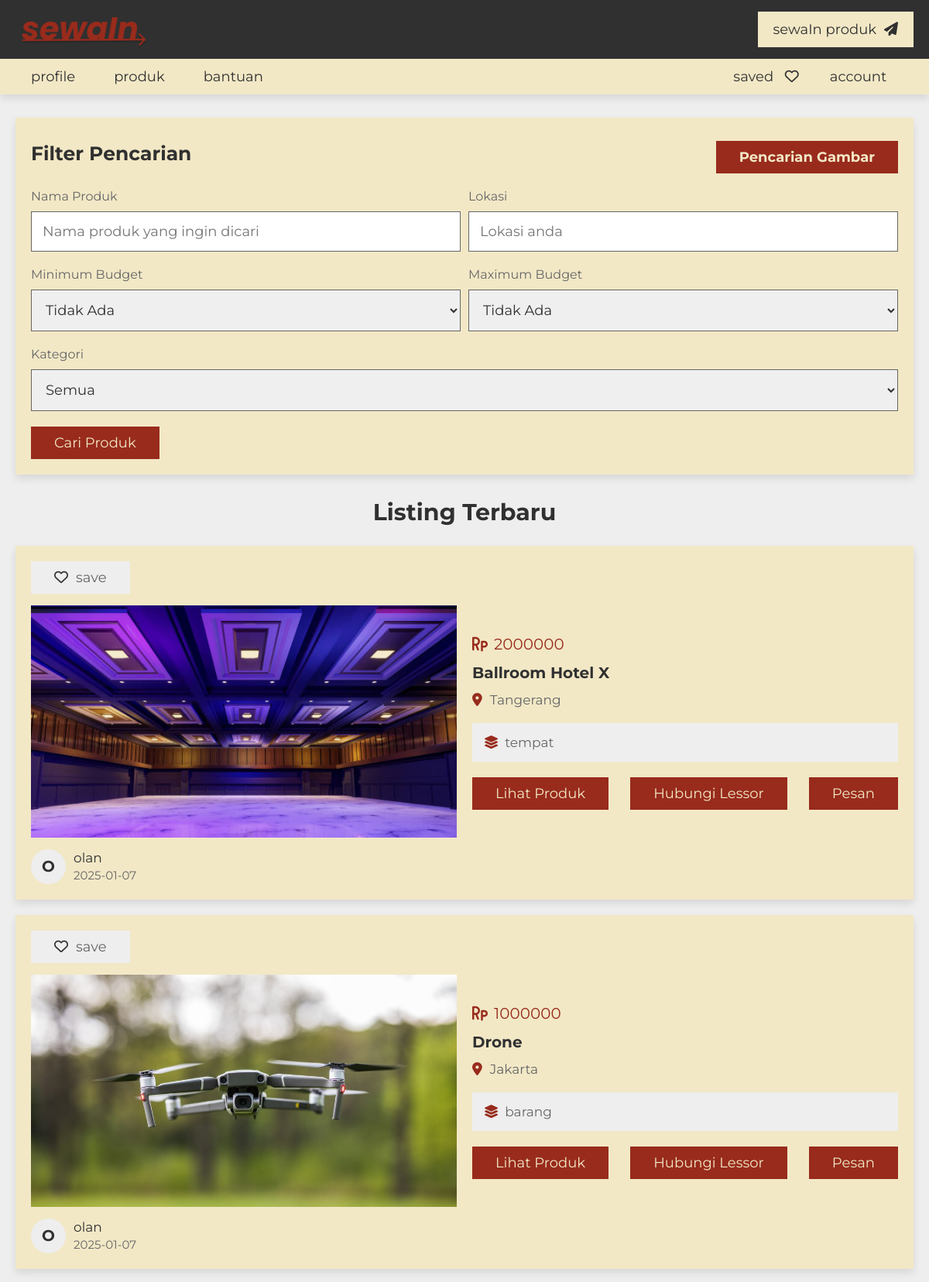
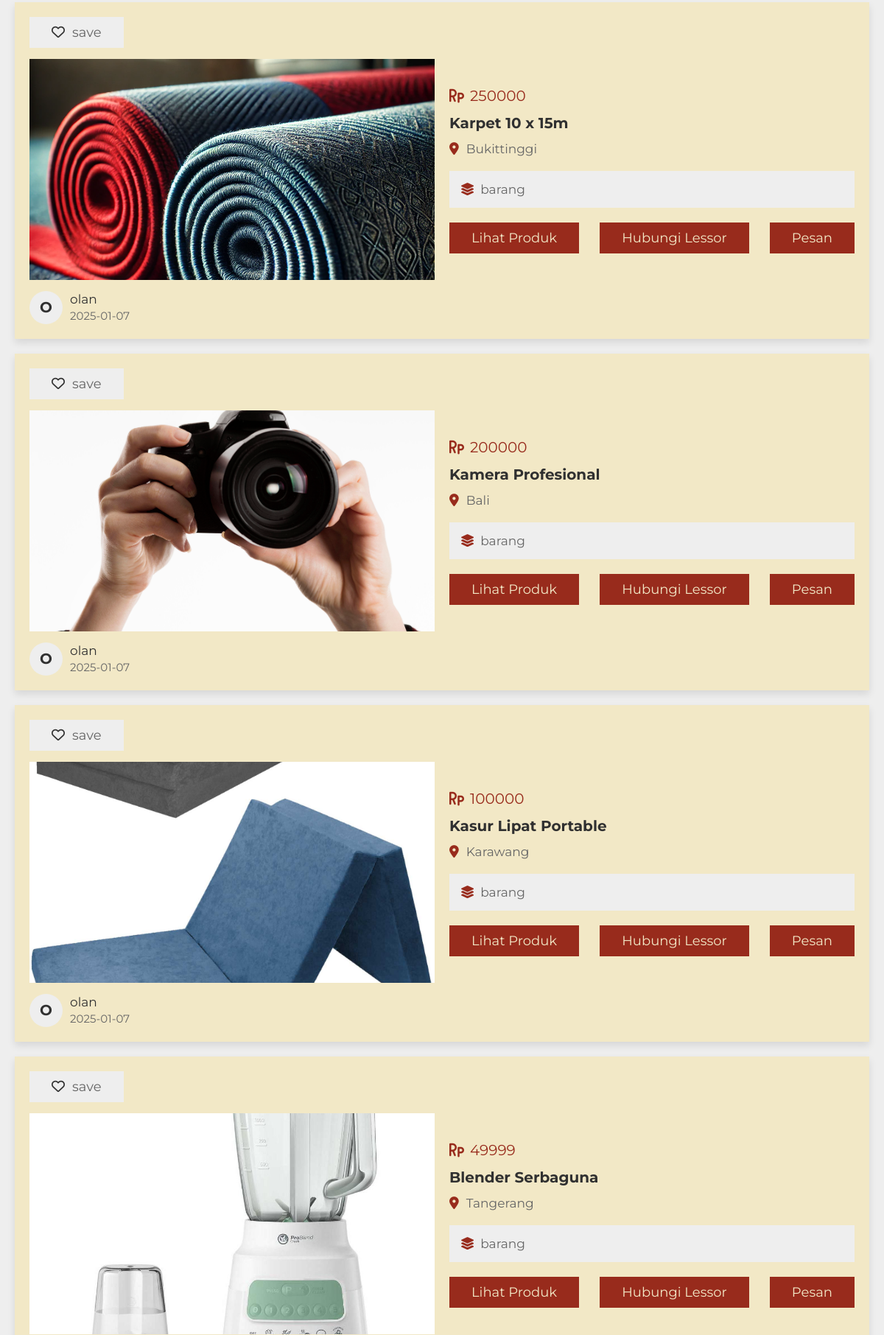
Page /project/search.php (upper part) on the committed database (2 pictures, top to bottom).
### tables this page shows
CREATE TABLE `product` (
  `id` int(20) NOT NULL,
  `user_id` int(20) NOT NULL,
  `product_name` varchar(50) NOT NULL,
  `address` varchar(300) NOT NULL,
  `price` varchar(10) NOT NULL,
  `type` varchar(10) NOT NULL,
  `category` varchar(50) NOT NULL,
  `sub_category` varchar(50) NOT NULL,
  `specific_category` varchar(50) NOT NULL,
  `image_01` varchar(50) NOT NULL,
  `image_02` varchar(50) NOT NULL,
  `image_03` varchar(50) NOT NULL,
  `image_04` varchar(50) NOT NULL,
  `image_05` varchar(50) NOT NULL,
  `description` varchar(1000) NOT NULL,
  `date` date NOT NULL DEFAULT current_timestamp(),
  `click_count` int(11) DEFAULT 0
);

CREATE TABLE `users` (
  `id` int(20) NOT NULL,
  `name` varchar(50) NOT NULL,
  `number` varchar(13) NOT NULL,
  `email` varchar(50) NOT NULL,
  `password` varchar(50) NOT NULL,
  `profile_pic` varchar(255) DEFAULT NULL
);

### project/search.php (the view, shortened to what this page needs)
<?php
include 'components/connect.php';
if(isset($_COOKIE['user_id'])){
   $user_id = $_COOKIE['user_id'];
}else{
   $user_id = '';
}
?>
<!DOCTYPE html>
<html lang="en">
<head>
   <link rel="stylesheet" href="https://cdnjs.cloudflare.com/ajax/libs/font-awesome/6.2.0/css/all.min.css">
   <link rel="stylesheet" href="css/style.css">
</head>
<body>
<?php include 'components/user_header.php'; ?>
<section class="filters" style="padding-bottom: 0;">
   <form action="" method="post">
      <h3 style="display: flex; justify-content: space-between; align-items: center;">
         Filter Pencarian
         <a href="searching_image.php" class="btn">Pencarian Gambar</a>
      </h3>
         <div class="flex">
            <div class="box">
               <p>Nama Produk</p>
               <input type="text" name="product_name" maxlength="100" placeholder="Nama produk yang ingin dicari" class="input">
            </div>
            <div class="box">
               <p>Lokasi</p>
               <input type="text" name="location" maxlength="50" placeholder="Lokasi anda" class="input">
            </div>
            <div class="box">
               <p>Minimum Budget</p>
               <select name="min" class="input">
                  <option value="">Tidak Ada</option>
               </select>
            </div>
            <div class="box">
               <p>Maximum Budget</p>
               <select name="max" class="input">
                  <option value="">Tidak Ada</option>
               </select>
            </div>
            <div class="box">
               <p>Kategori</p>
               <select name="type" class="input">
                  <option value="">Semua</option>
               </select>
            </div>
         </div>
         <input type="submit" value="Cari Produk" name="filter_search" class="btn">
   </form>
</section>
<?php
$query = "SELECT * FROM `product` WHERE 1=1";
$params = [];
if(isset($_POST['filter_search'])){
   if(!empty($_POST['product_name'])) {
      $product_name = filter_var($_POST['product_name'], FILTER_SANITIZE_STRING);
      $query .= " AND product_name LIKE ?";
      $params[] = "%$product_name%";
   }
   if(!empty($_POST['location'])) {
      $location = filter_var($_POST['location'], FILTER_SANITIZE_STRING);
      $query .= " AND address LIKE ?";
      $params[] = "%$location%";
   }
   if(!empty($_POST['type'])) {
      $type = filter_var($_POST['type'], FILTER_SANITIZE_STRING);
      $query .= " AND type = ?";
      $params[] = $type;
   }
   if(!empty($_POST['min'])) {
      $min = filter_var($_POST['min'], FILTER_SANITIZE_STRING);
      $query .= " AND price >= ?";
      $params[] = $min;
   }
   if(!empty($_POST['max'])) {
      $max = filter_var($_POST['max'], FILTER_SANITIZE_STRING);
      $query .= " AND price <= ?";
      $params[] = $max;
   }
   $query .= " ORDER BY date DESC";
} else {
   $query .= " ORDER BY date DESC LIMIT 6";
}
$select_properties = $conn->prepare($query);
$select_properties->execute($params);
?>
<section class="listings">
   <?php
      if(isset($_POST['filter_search'])){
         echo '<h1 class="heading">Hasil Pencarian</h1>';
      }else{
         echo '<h1 class="heading">Listing Terbaru</h1>';
      }
   ?>
   <div class="box-container">
      <?php
         if($select_properties->rowCount() > 0){
            while($fetch_product = $select_properties->fetch(PDO::FETCH_ASSOC)){
               $select_user = $conn->prepare("SELECT * FROM `users` WHERE id = ?");
               $select_user->execute([$fetch_product['user_id']]);
               $fetch_user = $select_user->fetch(PDO::FETCH_ASSOC);
      ?>
      <form action="" method="POST">
         <div class="box">
            <?php
               $select_saved = $conn->prepare("SELECT * FROM `saved` WHERE product_id = ? and user_id = ?");
               $select_saved->execute([$fetch_product['id'], $user_id]);
               if($select_saved->rowCount() > 0){
            ?>
            <button type="submit" name="save" class="save"><i class="fas fa-heart"></i><span>saved</span></button>
            <?php
               }else{
            ?>
            <button type="submit" name="save" class="save"><i class="far fa-heart"></i><span>save</span></button>
            <?php
               }
            ?>
            <div class="thumb">
               <img src="uploaded_files/<?= $fetch_product['image_01']; ?>" alt="">
            </div>
            <div class="admin">
               <h3><?= substr($fetch_user['name'], 0, 1); ?></h3>
               <div>
                  <p><?= $fetch_user['name']; ?></p>
                  <span><?= $fetch_product['date']; ?></span>
               </div>
            </div>
         </div>
         <div class="box">
            <div class="price"><i class="fas fa-rupiah-sign"></i><span><?= $fetch_product['price']; ?></span></div>
            <h3 class="name"><?= $fetch_product['product_name']; ?></h3>
            <p class="location"><i class="fas fa-map-marker-alt"></i><span><?= $fetch_product['address']; ?></span></p>
            <div class="flex">
               <p><i class="fas fa-layer-group"></i><span><?= $fetch_product['type']; ?></span></p>
            </div>
            <div class="flex-btn">
               <a href="view_product.php?get_id=<?= $fetch_product['id']; ?>" class="btn">Lihat Produk</a>
               <a href="tel:<?= $fetch_user['number']; ?>" class="btn">Hubungi Lessor</a>
               <input type="submit" value="Pesan" name="send" class="btn">
            </div>
         </div>
      </form>
      <?php
         }
      }else{
         echo '<p class="empty">Tidak ada hasil ditemukan!</p>';
      }
      ?>
   </div>
</section>
</body>
</html>

### project/css/style.css (style rules this page uses)
:root { --main-color:#982B1C; --light-color:#666; --light-bg:#eee; --white:#F2E8C6; --black:#303030; --border:.1rem solid var(--light-color); --box-shadow:0 .5rem 1rem rgba(0,0,0,.1); }
* { font-family: 'Montserrat', sans-serif; margin: 0; padding: 0; box-sizing: border-box; outline: none; border: none; text-decoration: none; }
html { font-size: 62.5%; overflow-x: hidden; scroll-behavior: smooth; scroll-padding-top: 10rem; }
body { background-color: var(--light-bg); min-height: 100vh; margin: 0; }
section { padding: 3rem 2rem; max-width: 1200px; margin: 0 auto; }
.heading { text-align: center; padding-bottom: 2.5rem; font-size: 3rem; color: var(--black); text-transform: capitalize; }
.btn, .inline-btn { margin-top: 1rem; padding: 1rem 3rem; background-color: var(--main-color); color: var(--white); cursor: pointer; text-align: center; font-size: 1.8rem; text-transform: capitalize; }
.btn { display: block; width: fit-content; }
.flex-btn { display: flex; gap: 1rem; justify-content: space-between; align-items: flex-end; }
.listings .box-container { display: grid; row-gap: 2rem; }
.listings .box-container form { background-color: var(--white); box-shadow: var(--box-shadow); padding: 2rem; display: flex; gap: 2rem; flex-wrap: wrap; align-items: center; }
.listings .box-container form .box { flex: 1 1 40rem; overflow-x: hidden; }
.listings .box-container form .box .thumb { height: 30rem; position: relative; margin: 1.5rem 0; }
.listings .box-container form .box .thumb img { height: 100%; width: 100%; object-fit: cover; }
.listings .box-container form .box .save { padding: 1rem 3rem; background-color: var(--light-bg); font-size: 1.8rem; cursor: pointer; }
.listings .box-container form .box .save i { margin-right: 1rem; color: var(--black); }
.listings .box-container form .box .save span { color: var(--light-color); }
.listings .box-container form .box .admin { display: flex; align-items: center; gap: 1rem; }
.listings .box-container form .box .admin h3 { height: 4.5rem; line-height: 4.4rem; width: 4.5rem; border-radius: 50%; font-size: 2rem; color: var(--black); background-color: var(--light-bg); text-align:center; text-transform: uppercase; }
.listings .box-container form .box .admin p { padding-bottom: .3rem; color: var(--black); font-size: 1.7rem; }
.listings .box-container form .box .admin span { color: var(--light-color); font-size: 1.5rem; }
.listings .box-container form .box .price { font-size: 2rem; color: var(--main-color); }
.listings .box-container form .box .price i { margin-right: .8rem; }
.listings .box-container form .box .name { font-size: 2rem; padding: 1rem 0; color: var(--black); line-height: 1.5; text-overflow: ellipsis; }
.listings .box-container form .box .location { font-size: 1.7rem; color: var(--light-color); padding-bottom: 1rem; }
.listings .box-container form .box .location i { margin-right: 1rem; color: var(--main-color); }
.listings .box-container form .box .flex { margin: 1rem 0; background-color: var(--light-bg); padding: 1.5rem; display: flex; flex-wrap: wrap; justify-content: space-between; gap: 2rem; }
.listings .box-container form .box .flex p { font-size: 1.7rem; flex: 1 1 20rem; }
.listings .box-container form .box .flex p i { color: var(--main-color); margin-right: .8rem; }
.listings .box-container form .box .flex p span { color: var(--light-color); }
.filters form { background-color: var(--white); box-shadow: var(--box-shadow); padding: 2rem; }
.filters form h3 { font-size: 2.5rem; padding-bottom: 2rem; color: var(--black); text-transform: capitalize; text-align: center; }
.filters form .flex { display: flex; gap: 1rem; flex-wrap: wrap; }
.filters form .flex .box { flex: 1 1 40rem; }
.filters form .flex .box .input { width: 100%; margin: 1rem 0; font-size: 1.8rem; color: var(--black); border: var(--border); padding: 1.4rem; }
.filters form .flex .box p { font-size: 1.6rem; color: var(--light-color); }

### rows in the picture
product: image_01 (picture), user.name "O", user.name "olan", date "2025-01-07", price "2000000", product_name "Ballroom Hotel X", address "Tangerang", type "tempat"
product: image_01 (picture), user.name "O", user.name "olan", date "2025-01-07", price "1000000", product_name "Drone", address "Jakarta", type "barang"
product: image_01 (picture), user.name "O", user.name "olan", date "2025-01-07", price "250000", product_name "Karpet 10 x 15m", address "Bukittinggi", type "barang"
product: image_01 (picture), user.name "O", user.name "olan", date "2025-01-07", price "200000", product_name "Kamera Profesional", address "Bali", type "barang"
product: image_01 (picture), user.name "O", user.name "olan", date "2025-01-07", price "100000", product_name "Kasur Lipat Portable", address "Karawang", type "barang"
product: image_01 (picture), price "49999", product_name "Blender Serbaguna", address "Tangerang", type "barang"
